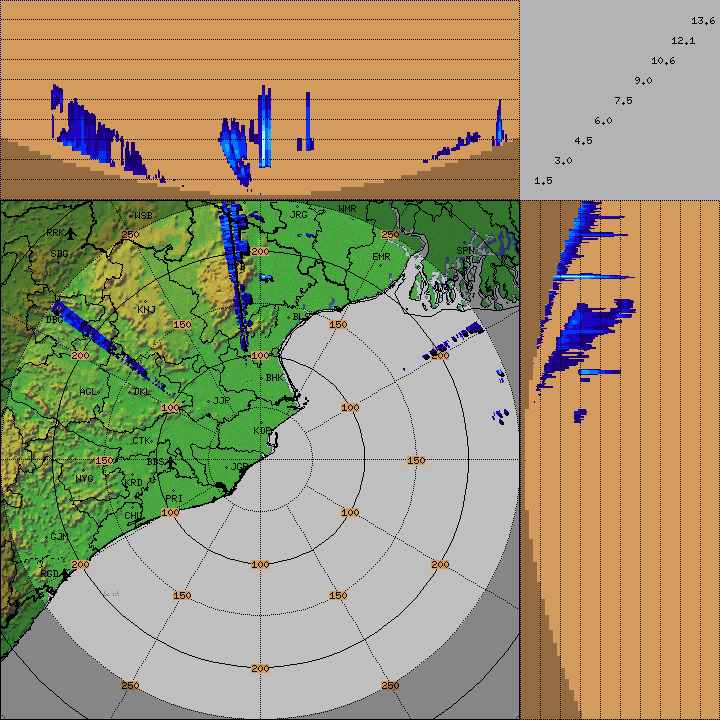
#> input picture ml/data/processed/radar/frames/paradip_max_z_20260901T080415Z_radar.png, 720 x 720 px; its folder holds 4 pictures in this run
$ python extract_reflectivity.py
#> lines starting #> are read from the running program, lines starting #| are printed output that depends on the picture; after the words box and inside, x2 and y2 are one past the last pixel; in counts of white or black regions, pixels touching at a corner belong together; long printed decimals are rounded
from pathlib import Path
import numpy as np
from PIL import Image


# ============================================================
# PATHS
# ============================================================

INPUT_DIR = Path("data/processed/radar/frames")
OUTPUT_DIR = Path("data/processed/radar/reflectivity")
OUTPUT_DIR.mkdir(parents=True, exist_ok=True)


print("\n========== RADAR REFLECTIVITY EXTRACTION ==========\n")


# ============================================================
# IMD PARADIP REFLECTIVITY PALETTE
#
# Extracted from the actual IMD radar legend.
#
# Each colour represents one reflectivity interval.
# We use the midpoint of each interval as the numerical value.
# ============================================================

PALETTE = {
    (203, 0, 0): 60.0,          # > 60.0 dBZ
    (240, 0, 0): 58.65,         # 57.3 - 60.0
    (255, 63, 0): 55.999,       # 54.7 - 57.3
    (255, 115, 0): 53.35,       # 52.0 - 54.7
    (255, 187, 0): 50.65,       # 49.3 - 52.0
    (255, 230, 0): 48.0,        # 46.7 - 49.3
    (255, 248, 193): 45.35,     # 44.0 - 46.7

    # 41.3 - 44.0
    # The corresponding swatch is not present as an exact
    # colour in the extracted legend, so it is intentionally
    # NOT guessed.

    (179, 241, 255): 40.0,      # 38.7 - 41.3
    (83, 209, 255): 37.35,      # 36.0 - 38.7
    (26, 163, 255): 34.65,      # 33.3 - 36.0
    (0, 121, 255): 32.0,        # 30.7 - 33.3
    (5, 48, 245): 29.35,        # 28.0 - 30.7
    (28, 5, 191): 26.65,        # 25.3 - 28.0
    (26, 0, 125): 24.0,         # 22.7 - 25.3
}


# ============================================================
# PROCESS FILES
# ============================================================

files = sorted(INPUT_DIR.glob("*_radar.png"))

if not files:
    print("[ERROR] No processed radar PNG files found.")
    print("Expected directory:")
    print(INPUT_DIR)
    raise SystemExit(1)


for input_file in files:

    print("----------------------------------------")
    print("File:", input_file.name)

    image = Image.open(input_file).convert("RGB")
#> image is the input picture: PIL image 720x720 RGB; mean R, G, B 158, 148.8, 114.8

    rgb = np.asarray(image)

    height, width, _ = rgb.shape
#> height = 720; width = 720

    print("Image shape:", rgb.shape)
#| Image shape: (720, 720, 3)

    # --------------------------------------------------------
    # Numerical output
    #
    # NaN = no usable radar reflectivity colour
    # --------------------------------------------------------

    reflectivity = np.full(
        (height, width),
        np.nan,
        dtype=np.float32
    )

    # --------------------------------------------------------
    # Exact colour matching
    # --------------------------------------------------------

    for colour, dbz in PALETTE.items():

        mask = np.all(
            rgb == np.array(colour, dtype=np.uint8),
            axis=2
        )

        reflectivity[mask] = dbz
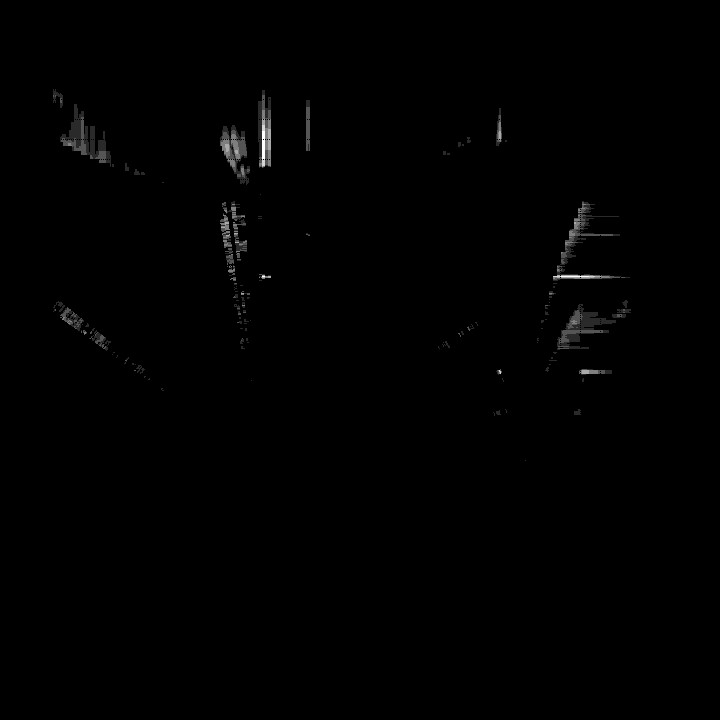
#> reflectivity: shape (720, 720) float32; 97.23% of the values are NaN or infinite; the others: min 24, max 40, mean 26.55; drawn with min black, max white, NaN and infinite black

    # --------------------------------------------------------
    # Statistics
    # --------------------------------------------------------

    valid = np.isfinite(reflectivity)
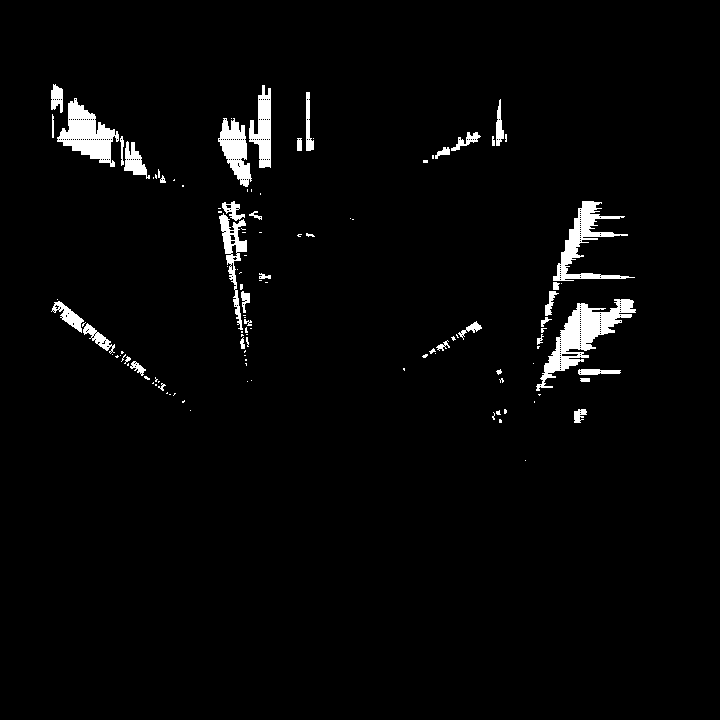
#> valid: shape (720, 720) bool; 2.8% white; 117 white regions (77 under 20 px), largest, box (x1, y1, x2, y2) and area: (536, 299, 636, 391) 2808, (57, 98, 119, 167) 2013, (553, 201, 635, 281) 1806

    valid_pixels = int(valid.sum())
#> valid_pixels = 14342
    total_pixels = reflectivity.size
#> total_pixels = 518400

    coverage = (
        100.0 * valid_pixels / total_pixels
        if total_pixels > 0
        else 0.0
    )
#> coverage = 2.77

    print("Valid radar pixels:", valid_pixels)
#| Valid radar pixels: 14342
    print("Total pixels:", total_pixels)
#| Total pixels: 518400
    print("Radar coverage: %.2f%%" % coverage)
#| Radar coverage: 2.77%

    if valid_pixels > 0:

        print(
            "Minimum dBZ:",
            float(np.nanmin(reflectivity))
        )
#| Minimum dBZ: 24.0

        print(
            "Maximum dBZ:",
            float(np.nanmax(reflectivity))
        )
#| Maximum dBZ: 40.0

        print(
            "Mean dBZ:",
            float(np.nanmean(reflectivity))
        )
#| Mean dBZ: 26.549

    # --------------------------------------------------------
    # Save numerical radar field
    # --------------------------------------------------------

    output_npy = (
        OUTPUT_DIR /
        (input_file.stem + ".npy")
    )

    np.save(
        output_npy,
        reflectivity
    )

    print(
        "[OK] Saved:",
        output_npy
    )

    # --------------------------------------------------------
    # Diagnostic preview
    #
    # Valid pixels are scaled 20-60 dBZ -> 0-255.
    # Invalid pixels remain black.
    # --------------------------------------------------------

    preview = np.zeros(
        (height, width),
        dtype=np.uint8
    )

    if valid_pixels > 0:

        clipped = np.clip(
            reflectivity[valid],
            20.0,
            60.0
        )
#> clipped = 14342 values, max 40 at index 2138, min 24 at index 0, mean 26.55

        scaled = (
            (clipped - 20.0) /
            40.0 *
            255.0
        )
#> scaled = 14342 values, max 127.5 at index 2138, min 25.5 at index 0, mean 41.75

        preview[valid] = scaled.astype(
            np.uint8
        )

    output_preview = (
        OUTPUT_DIR /
        (input_file.stem + "_preview.png")
    )

    Image.fromarray(
        preview,
        mode="L"
    ).save(output_preview)

    print(
        "[OK] Diagnostic:",
        output_preview
    )
#> pass 2 of the loop `for input_file in files:`:
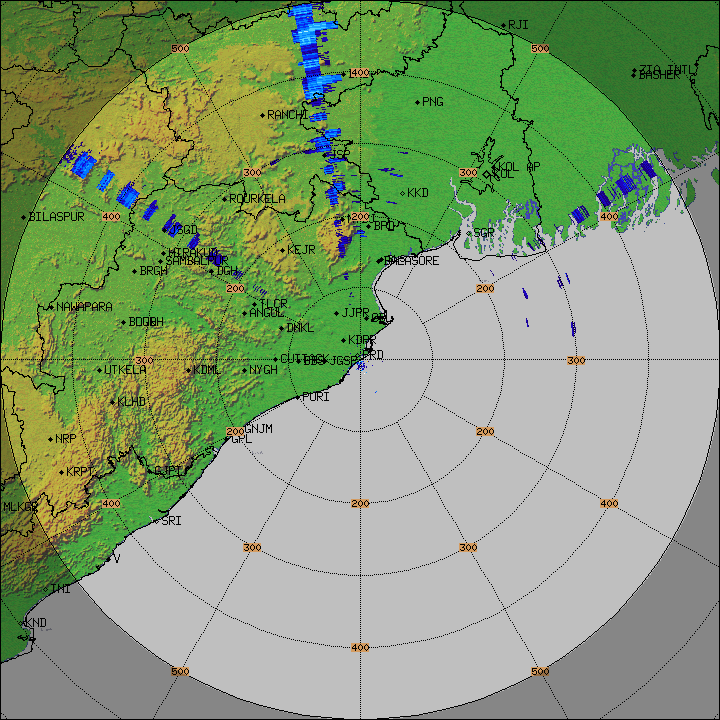
#> input picture ml/data/processed/radar/frames/paradip_ppi_z_20260901T080415Z_radar.png, 720 x 720 px
#> image is the input picture: PIL image 720x720 RGB; mean R, G, B 133.9, 156.8, 117.5
#| Image shape: (720, 720, 3)
#> after the loop `for colour, dbz in PALETTE.items():`:
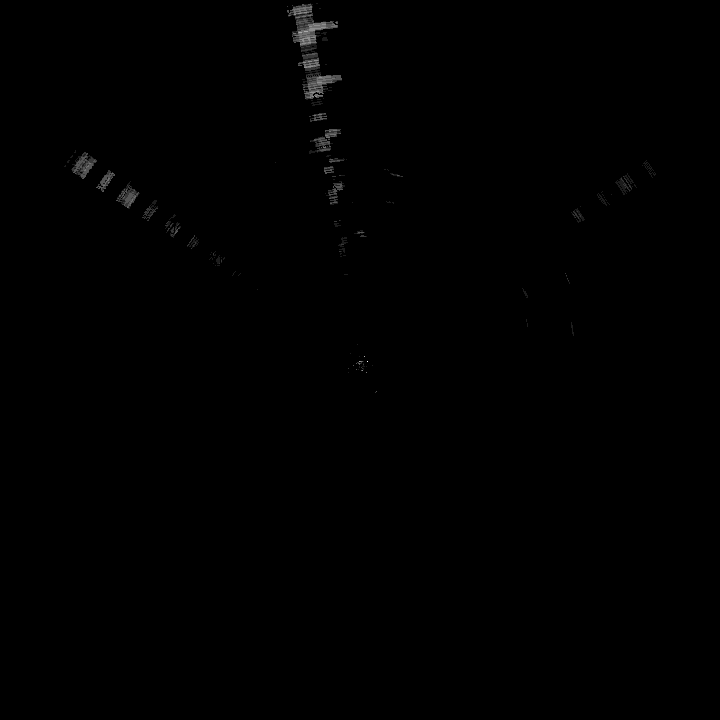
#> reflectivity: shape (720, 720) float32; 98.74% of the values are NaN or infinite; the others: min 24, max 48, mean 28.29; drawn with min black, max white, NaN and infinite black
#> `valid = np.isfinite(reflectivity)`:
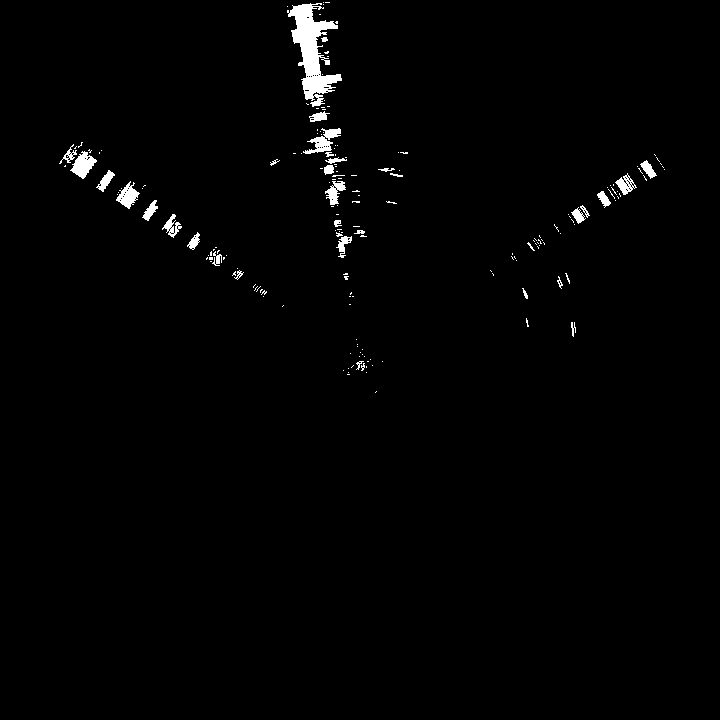
#> valid: shape (720, 720) bool; 1.3% white; 185 white regions (152 under 20 px), largest, box (x1, y1, x2, y2) and area: (287, 3, 342, 107) 2380, (303, 128, 341, 154) 405, (70, 151, 97, 179) 391
#> valid_pixels = 6556
#> coverage = 1.26
#| Valid radar pixels: 6556
#| Total pixels: 518400
#| Radar coverage: 1.26%
#| Minimum dBZ: 24.0
#| Maximum dBZ: 48.0
#| Mean dBZ: 28.288
#> clipped = 6556 values, max 48 at index 6499, min 24 at index 0, mean 28.29
#> scaled = 6556 values, max 178.5 at index 6499, min 25.5 at index 0, mean 52.83


print("\n========== COMPLETE ==========\n")
